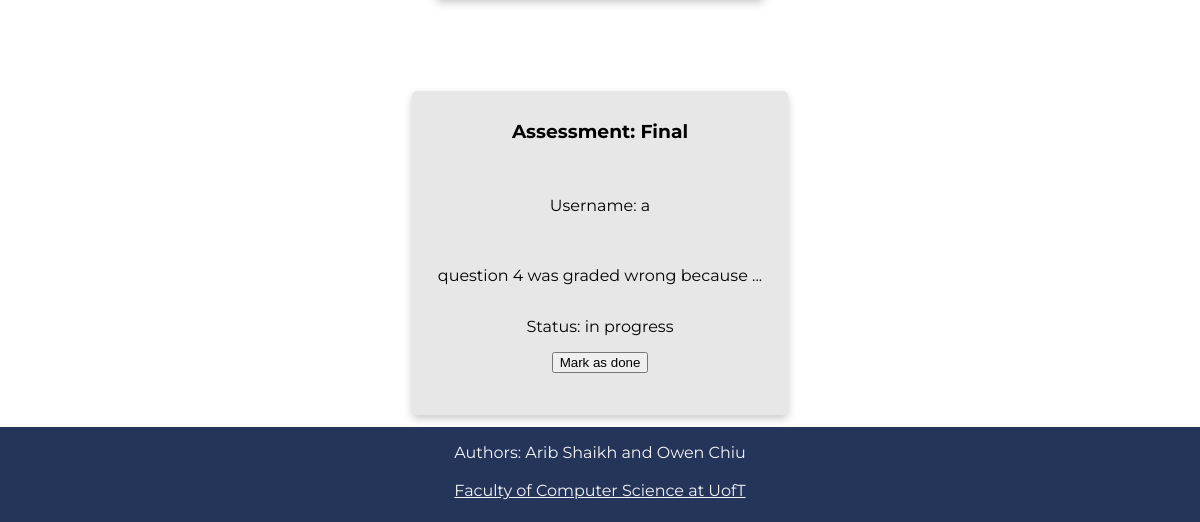
Before: /remark (signed in, lower part) with the older database file.
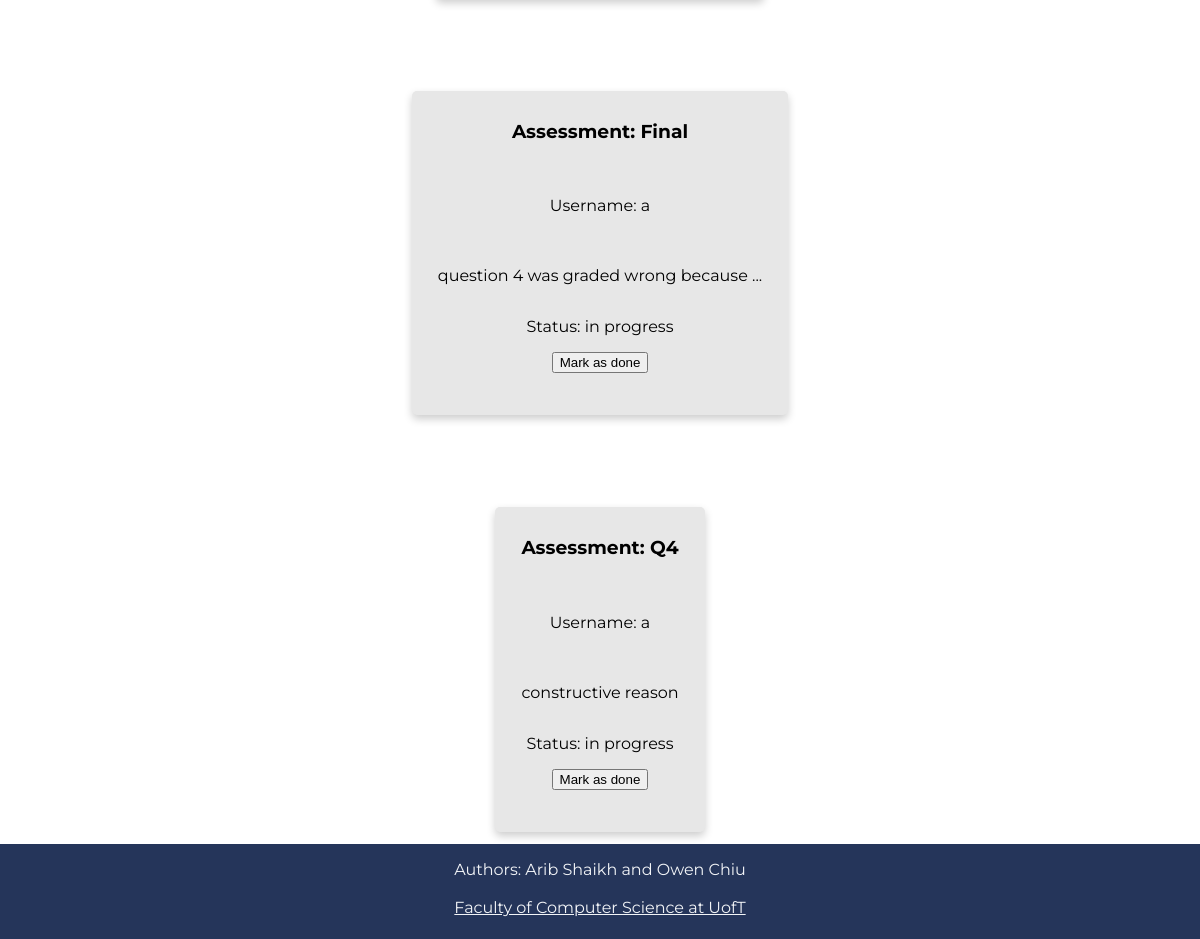
After: the same page with the newer database file.
### tables this page shows
CREATE TABLE remark_requests(
	username VARCHAR(256) NOT NULL,
	mark_id VARCHAR(256) NOT NULL,
	comment VARCHAR(256),
	status VARCHAR(256),
	CHECK (status in ('in progress', 'addressed')),
	FOREIGN KEY(username) REFERENCES students(username)
	);

### app.py (the view, shortened to what this page needs)
@app.route('/remark')
def remark():
	if 'username' in session:
		if session.get('instructor'):
			db = get_db()
			db.row_factory = make_dicts
			remarks = query_db("SELECT username, mark_id, comment, status FROM remark_requests", one=False)
			db.close()
			return render_template("remark.html", remarks = remarks)
	return render_template("remark.html", message=request.args.get('message'))

### app.py (called while the page is built)
def get_db():
    db = getattr(g, '_database', None)
    if db is None:
        db = g._database = sqlite3.connect(DATABASE)
    return db

def make_dicts(cursor, row):
    return dict((cursor.description[idx][0], value)
                for idx, value in enumerate(row))

def query_db(query, args=(), one=False):
    cur = get_db().execute(query, args)
    rv = cur.fetchall()
    cur.close()
    return (rv[0] if rv else None) if one else rv

@app.teardown_appcontext
def close_connection(exception):
    db = getattr(g, '_database', None)
    if db is not None:
        db.close()

### templates/remark.html (shortened to what this page needs)
<!DOCTYPE html>
<html>
    <head>
        <link rel="stylesheet" href="../static/css/main.css" />
        <link rel="stylesheet" href="../static/css/remark.css" />
        <link rel="stylesheet" href="../static/css/navbar_footer.css" />
    </head>
    <body>
        {% if session['instructor'] %}
            {% for requests in remarks %}
                <div class = "remarkBox">
                    <h3>Assessment: {{requests['mark_id']}}</h3><br>
                    <p>Username: {{requests['username']}}</p><br>
                    <p>{{requests['comment']}}</p>
                    <p>Status: {{requests['status']}} {% if requests['status']=='in progress' %}
                        <form action="/markAsDone" method="POST">
                            <button type="submit">Mark as done</button>
                        </form>
                        {% endif %}
                    </p>
                </div>
            {% endfor %}
        {% endif %}
        <footer>
                <p>Authors: Arib Shaikh and Owen Chiu<br>
                <br>
                <a href="https://web.cs.toronto.edu/" target="_blank">Faculty of Computer Science at UofT</a></p>
            </footer>

Changed rows visible on the page:
added remark_requests: mark_id "Q4", username "a", comment "constructive reason", status "in progress"
